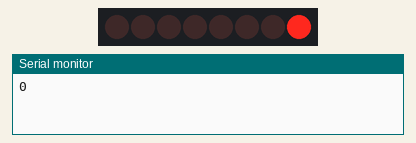
Recording of a sketch running on a simulated Arduino Uno, built with avr-gcc and run on an emulated ATmega328P. On the bench: 8 shift-register outputs drawn as a row of LEDs (first output left, lit = HIGH), the last lines printed to the serial monitor. Wiring (inferred from the names in the program): shift register (74HC595): data pin 12; shift clock pin 9; latch pin 11. Wiring (inferred from the signals the program sends): row of LEDs: on Q0, Q1, Q2, Q3, Q4, Q5, Q6, Q7.

Above: at 0.37 s.
At 4.12 s:
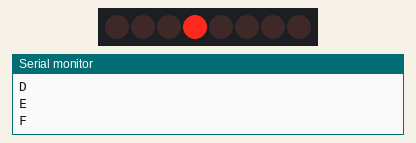
At 10.88 s:
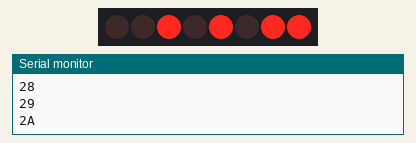
At 19.89 s:
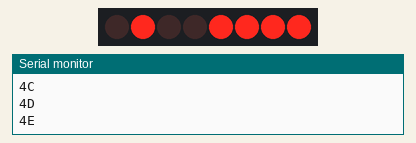
At 31.15 s:
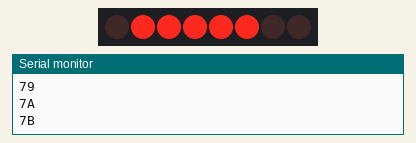
At 39.66 s:
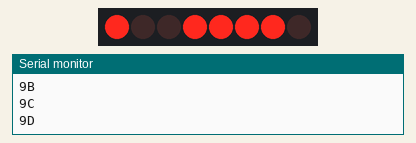
Timing chart, 0 to 40.0 s (numbered marks = the images above):
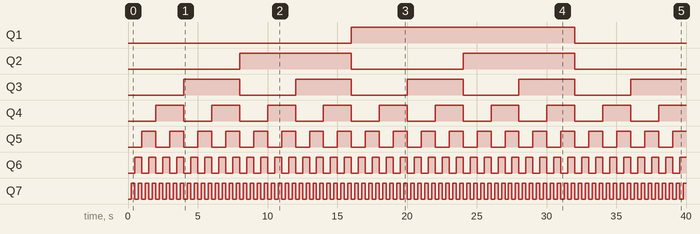

The sketch:

Tutorial_43_Shift_Register_Count_to_255.ino
```cpp
// Shift Register 74HC595 - count to 255

int latch_pin = 11;
int clock_pin = 9;
int data_pin = 12;

byte leds = 0x0;

int dt = 250;

void setup() {
  // put your setup code here, to run once:

  Serial.begin(9600);

  pinMode(latch_pin, OUTPUT);
  pinMode(data_pin, OUTPUT);
  pinMode(clock_pin, OUTPUT);
}

void loop() {
  // put your main code here, to run repeatedly:

  digitalWrite(latch_pin, LOW); //latch_pin = LOW -> incoming data
  shiftOut(data_pin, clock_pin, LSBFIRST, leds); //send out data, light up as 0xA5 = 0b1010 0101
  digitalWrite(latch_pin, HIGH);

  delay(dt);
  Serial.println(leds, HEX);

  if (leds < 0xFF) {
    leds++;
  }
  else {
    leds = 0;
  }

}
```

Measured:
- by itself, Q1: LOW → HIGH at 16.0 s, → LOW 16.0 s later
- by itself, Q2: alternates HIGH for 8.0 s and LOW for 8.0 s
- by itself, Q3: alternates HIGH for 4.0 s and LOW for 4.0 s
- by itself, Q4: alternates HIGH for 2.0 s and LOW for 2.0 s
- by itself, Q5: alternates HIGH for 1.0 s and LOW for 1.0 s
- by itself, Q6: alternates HIGH for 0.50 s and LOW for 0.50 s
- by itself, Q7: alternates HIGH for 0.25 s and LOW for 0.25 s
